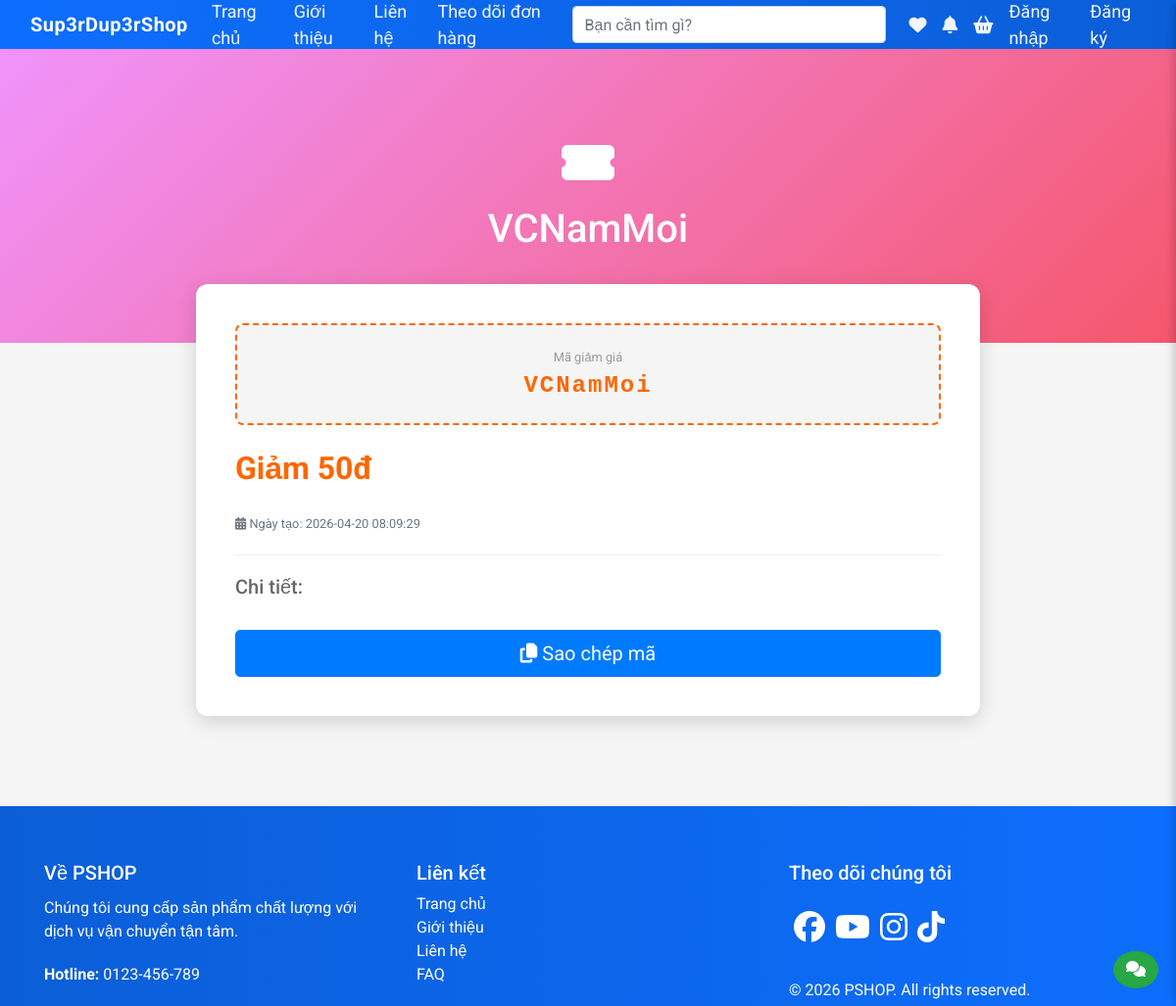
/voucher_detail.php?id=1, run on the app's committed database.
### tables this page shows
CREATE TABLE IF NOT EXISTS `Vouchers` (
  `id` INT AUTO_INCREMENT PRIMARY KEY,
  `Code` VARCHAR(100) NOT NULL,
  `Description` TEXT,
  `DiscountPercent` INT DEFAULT NULL,
  `DiscountAmount` DECIMAL(10,2) DEFAULT NULL,
  `ValidFrom` DATE DEFAULT NULL,
  `ValidTo` DATE DEFAULT NULL,
  `Quantity` INT DEFAULT NULL,
  `CreatedAt` TIMESTAMP DEFAULT CURRENT_TIMESTAMP
);

### model/m_voucher.php (called while the page is built, shortened)
<?php
class M_voucher extends M_database {
    public function getById($id) {
        $conn = $this->getConnection();
        $stmt = $conn->prepare("SELECT * FROM Vouchers WHERE id = ?");
        $stmt->bind_param('i', $id);
        if (!$stmt->execute()) {
            error_log("Voucher getById execute error: " . $stmt->error);
            return null;
        }
        $res = $stmt->get_result();
        return $res ? $res->fetch_assoc() : null;
    }
}
?>

### voucher_detail.php (the view, shortened to what this page needs)
<?php include('template/head.php'); include('template/header.php');
require_once 'model/m_voucher.php';
$m = new M_voucher();
$id = intval($_GET['id'] ?? 0);
$item = $m->getById($id);
$pageBuilder = new M_pagebuilder();
$centerBlocks = $pageBuilder->getBlocksBySection('voucher_detail', 'center');
?>
<div class="container-fluid" style="padding: 0;">
    <?php if (!$item): ?>
        <div class="container py-4">
            <div class="alert alert-warning">Không tìm thấy voucher</div>
        </div>
    <?php else: ?>
        <?php if (!empty($centerBlocks)): ?>
            <?php foreach ($centerBlocks as $block): ?>
                <div class="mb-4"><?= renderBlock($block) ?></div>
            <?php endforeach; ?>
        <?php else: ?>
            <div class="voucher-detail-banner">
                <div>
                    <i class="fas fa-ticket-alt" style="font-size: 3rem; margin-bottom: 20px; display: block;"></i>
                    <h2><?= htmlspecialchars($item['Code']) ?></h2>
                </div>
            </div>
        <?php endif; ?>
        <div class="voucher-detail-card">
            <div class="voucher-code">
                <small style="color: #999;">Mã giảm giá</small><br>
                <code><?= htmlspecialchars($item['Code']) ?></code>
            </div>
            <div class="voucher-discount">
                <?php if ($item['DiscountPercent']): ?>
                    Giảm <?= $item['DiscountPercent'] ?>%
                <?php elseif ($item['DiscountAmount']): ?>
                    Giảm <?= number_format($item['DiscountAmount'],0,',','.') ?>đ
                <?php else: ?>
                    Khuyến mãi đặc biệt
                <?php endif; ?>
            </div>
            <small class="text-muted">
                <i class="fas fa-calendar-alt"></i>
                Ngày tạo: <?= $item['CreatedAt'] ?? 'N/A' ?>
            </small>
            <div class="voucher-description">
                <h5>Chi tiết:</h5>
            </div>
            <button class="btn btn-primary btn-lg w-100 mt-4" onclick="copyToClipboard('<?= htmlspecialchars($item['Code']) ?>')">
                <i class="fas fa-copy"></i> Sao chép mã
            </button>
        </div>
    <?php endif; ?>
</div>
<?php include('template/footer.php'); ?>

### public/CSS/base.css (style rules this page uses)
* { margin: 0; padding: 0; box-sizing: border-box; }
body { font-family: 'Roboto', sans-serif !important; }
:root { --main-color: #FF5722; --second-color: #2980b9; --third-color: #ecf0f1; --fourth-color: #e74c3c; --fifth-color: #2ecc71; }
body { font-family: 'Arial', sans-serif; background-color: #F5F5F5; color: #333; }
html, body { height: 100%; }
body { display: flex; flex-direction: column; min-height: 100vh; }

### template/head.php (style rules this page uses)
html, body { height: 100%; }
body { display: flex; flex-direction: column; min-height: 100vh; }
body > .container, body > .container-fluid, main { flex: 1 0 auto; }

### voucher_detail.php (style rules this page uses)
.voucher-detail-banner { min-height: 300px; background: linear-gradient(135deg, #f093fb 0%, #f5576c 100%); display: flex; align-items: center; justify-content: center; color: white; text-align: center; padding: 40px 20px; }
.voucher-detail-banner h2 { font-size: 2.5rem; margin: 0; }
.voucher-detail-card { max-width: 800px; margin: -60px auto 40px; padding: 40px; background: white; border-radius: 12px; box-shadow: 0 5px 20px rgba(0,0,0,0.15); position: relative; z-index: 10; }
.voucher-code { background: #f5f5f5; border: 2px dashed #ff6600; padding: 20px; border-radius: 8px; text-align: center; margin-bottom: 20px; }
.voucher-code code { font-size: 1.5rem; font-weight: bold; color: #ff6600; letter-spacing: 2px; }
.voucher-discount { font-size: 2rem; font-weight: bold; color: #ff6600; margin: 20px 0; }
.voucher-description { color: #666; line-height: 1.8; margin-top: 20px; padding-top: 20px; border-top: 1px solid #eee; }

### template/chatBubble.php (style rules this page uses)
:root { --chat-bg:#ffffff; --primary:#047857; --muted:#6b7280; --bot-bg:#f1f5f9; --user-bg:var(--primary); }

### data on the page
vouchers: Code "VCNamMoi", DiscountAmount "50", CreatedAt "2026-04-20 08:09:29"
